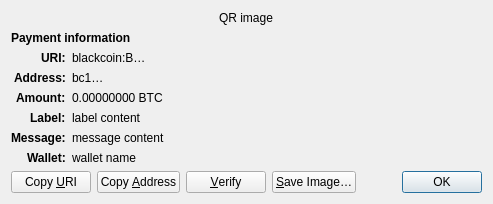
<?xml version="1.0" encoding="UTF-8"?>
<ui version="4.0">
 <class>ReceiveRequestDialog</class>
 <widget class="QDialog" name="ReceiveRequestDialog">
  <property name="geometry">
   <rect>
    <x>0</x>
    <y>0</y>
    <width>413</width>
    <height>229</height>
   </rect>
  </property>
  <property name="windowTitle">
   <string>Request payment to …</string>
  </property>
  <layout class="QGridLayout" name="gridLayout" columnstretch="0,1">
   <property name="sizeConstraint">
    <enum>QLayout::SetFixedSize</enum>
   </property>
   <item row="0" column="0" colspan="2" alignment="Qt::AlignHCenter">
    <widget class="QRImageWidget" name="qr_code">
     <property name="text">
      <string notr="true">QR image</string>
     </property>
     <property name="textInteractionFlags">
      <set>Qt::NoTextInteraction</set>
     </property>
    </widget>
   </item>
   <item row="1" column="0" colspan="2">
    <widget class="QLabel" name="payment_header">
     <property name="font">
      <font>
       <weight>75</weight>
       <bold>true</bold>
      </font>
     </property>
     <property name="text">
      <string>Payment information</string>
     </property>
     <property name="textInteractionFlags">
      <set>Qt::NoTextInteraction</set>
     </property>
    </widget>
   </item>
   <item row="2" column="0" alignment="Qt::AlignRight|Qt::AlignTop">
    <widget class="QLabel" name="uri_tag">
     <property name="font">
      <font>
       <weight>75</weight>
       <bold>true</bold>
      </font>
     </property>
     <property name="text">
      <string notr="true">URI:</string>
     </property>
     <property name="textFormat">
      <enum>Qt::PlainText</enum>
     </property>
     <property name="textInteractionFlags">
      <set>Qt::NoTextInteraction</set>
     </property>
    </widget>
   </item>
   <item row="2" column="1" alignment="Qt::AlignTop">
    <widget class="QLabel" name="uri_content">
     <property name="text">
      <string notr="true">blackcoin:B…</string>
     </property>
     <property name="textFormat">
      <enum>Qt::RichText</enum>
     </property>
     <property name="wordWrap">
      <bool>true</bool>
     </property>
     <property name="textInteractionFlags">
      <set>Qt::TextSelectableByMouse</set>
     </property>
    </widget>
   </item>
   <item row="3" column="0" alignment="Qt::AlignRight|Qt::AlignTop">
    <widget class="QLabel" name="address_tag">
     <property name="font">
      <font>
       <weight>75</weight>
       <bold>true</bold>
      </font>
     </property>
     <property name="text">
      <string>Address:</string>
     </property>
     <property name="textInteractionFlags">
      <set>Qt::NoTextInteraction</set>
     </property>
    </widget>
   </item>
   <item row="3" column="1" alignment="Qt::AlignTop">
    <widget class="QLabel" name="address_content">
     <property name="text">
      <string notr="true">bc1…</string>
     </property>
     <property name="textFormat">
      <enum>Qt::PlainText</enum>
     </property>
     <property name="textInteractionFlags">
      <set>Qt::TextSelectableByMouse</set>
     </property>
    </widget>
   </item>
   <item row="4" column="0" alignment="Qt::AlignRight|Qt::AlignTop">
    <widget class="QLabel" name="amount_tag">
     <property name="font">
      <font>
       <weight>75</weight>
       <bold>true</bold>
      </font>
     </property>
     <property name="text">
      <string>Amount:</string>
     </property>
     <property name="textInteractionFlags">
      <set>Qt::NoTextInteraction</set>
     </property>
    </widget>
   </item>
   <item row="4" column="1" alignment="Qt::AlignTop">
    <widget class="QLabel" name="amount_content">
     <property name="text">
      <string notr="true">0.00000000 BTC</string>
     </property>
     <property name="textFormat">
      <enum>Qt::PlainText</enum>
     </property>
     <property name="textInteractionFlags">
      <set>Qt::TextSelectableByMouse</set>
     </property>
    </widget>
   </item>
   <item row="5" column="0" alignment="Qt::AlignRight|Qt::AlignTop">
    <widget class="QLabel" name="label_tag">
     <property name="font">
      <font>
       <weight>75</weight>
       <bold>true</bold>
      </font>
     </property>
     <property name="text">
      <string>Label:</string>
     </property>
     <property name="textInteractionFlags">
      <set>Qt::NoTextInteraction</set>
     </property>
    </widget>
   </item>
   <item row="5" column="1" alignment="Qt::AlignTop">
    <widget class="QLabel" name="label_content">
     <property name="text">
      <string notr="true">label content</string>
     </property>
     <property name="textFormat">
      <enum>Qt::PlainText</enum>
     </property>
     <property name="wordWrap">
      <bool>true</bool>
     </property>
     <property name="textInteractionFlags">
      <set>Qt::TextSelectableByMouse</set>
     </property>
    </widget>
   </item>
   <item row="6" column="0" alignment="Qt::AlignRight|Qt::AlignTop">
    <widget class="QLabel" name="message_tag">
     <property name="font">
      <font>
       <weight>75</weight>
       <bold>true</bold>
      </font>
     </property>
     <property name="text">
      <string>Message:</string>
     </property>
     <property name="textInteractionFlags">
      <set>Qt::NoTextInteraction</set>
     </property>
    </widget>
   </item>
   <item row="6" column="1" alignment="Qt::AlignTop">
    <widget class="QLabel" name="message_content">
     <property name="text">
      <string notr="true">message content</string>
     </property>
     <property name="textFormat">
      <enum>Qt::PlainText</enum>
     </property>
     <property name="wordWrap">
      <bool>true</bool>
     </property>
     <property name="textInteractionFlags">
      <set>Qt::TextSelectableByMouse</set>
     </property>
    </widget>
   </item>
   <item row="7" column="0" alignment="Qt::AlignRight|Qt::AlignTop">
    <widget class="QLabel" name="wallet_tag">
     <property name="font">
      <font>
       <weight>75</weight>
       <bold>true</bold>
      </font>
     </property>
     <property name="text">
      <string>Wallet:</string>
     </property>
     <property name="textInteractionFlags">
      <set>Qt::NoTextInteraction</set>
     </property>
    </widget>
   </item>
   <item row="7" column="1" alignment="Qt::AlignTop">
    <widget class="QLabel" name="wallet_content">
     <property name="text">
      <string notr="true">wallet name</string>
     </property>
     <property name="textFormat">
      <enum>Qt::PlainText</enum>
     </property>
     <property name="wordWrap">
      <bool>true</bool>
     </property>
     <property name="textInteractionFlags">
      <set>Qt::TextSelectableByMouse</set>
     </property>
    </widget>
   </item>
   <item row="8" column="0" colspan="2">
    <layout class="QHBoxLayout" name="horizontalLayout">
     <item>
      <widget class="QPushButton" name="btnCopyURI">
       <property name="text">
        <string>Copy &amp;URI</string>
       </property>
       <property name="autoDefault">
        <bool>false</bool>
       </property>
      </widget>
     </item>
     <item>
      <widget class="QPushButton" name="btnCopyAddress">
       <property name="text">
        <string>Copy &amp;Address</string>
       </property>
       <property name="autoDefault">
        <bool>false</bool>
       </property>
      </widget>
     </item>
     <item>
      <widget class="QPushButton" name="btnVerify">
       <property name="text">
        <string>&amp;Verify</string>
       </property>
       <property name="toolTip">
        <string>Verify this address on e.g. a hardware wallet screen</string>
       </property>
       <property name="autoDefault">
        <bool>false</bool>
       </property>
      </widget>
     </item>
     <item>
      <widget class="QPushButton" name="btnSaveAs">
       <property name="text">
        <string>&amp;Save Image…</string>
       </property>
       <property name="autoDefault">
        <bool>false</bool>
       </property>
      </widget>
     </item>
     <item>
      <spacer name="horizontalSpacer_2">
       <property name="orientation">
        <enum>Qt::Horizontal</enum>
       </property>
       <property name="sizeHint" stdset="0">
        <size>
         <width>40</width>
         <height>20</height>
        </size>
       </property>
      </spacer>
     </item>
     <item>
      <widget class="QDialogButtonBox" name="buttonBox">
       <property name="focusPolicy">
        <enum>Qt::StrongFocus</enum>
       </property>
       <property name="standardButtons">
        <set>QDialogButtonBox::Ok</set>
       </property>
      </widget>
     </item>
    </layout>
   </item>
  </layout>
 </widget>
 <customwidgets>
  <customwidget>
   <class>QRImageWidget</class>
   <extends>QLabel</extends>
   <header>qt/qrimagewidget.h</header>
  </customwidget>
 </customwidgets>
 <tabstops>
  <tabstop>buttonBox</tabstop>
  <tabstop>btnCopyURI</tabstop>
  <tabstop>btnCopyAddress</tabstop>
  <tabstop>btnSaveAs</tabstop>
 </tabstops>
 <resources/>
 <connections>
  <connection>
   <sender>buttonBox</sender>
   <signal>accepted()</signal>
   <receiver>ReceiveRequestDialog</receiver>
   <slot>accept()</slot>
   <hints>
    <hint type="sourcelabel">
     <x>135</x>
     <y>230</y>
    </hint>
    <hint type="destinationlabel">
     <x>135</x>
     <y>126</y>
    </hint>
   </hints>
  </connection>
 </connections>
</ui>
